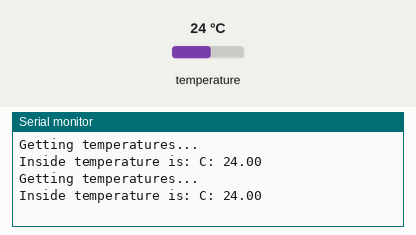
Simulated run of this sketch. Board: Arduino Uno, built with avr-gcc and run on an emulated ATmega328P. Parts: the last lines printed to the serial monitor. The test bench sets the inputs (shaded band); at power-on: temperature 24 °C.

Above: at 5.2 s.
5.3 s: temperature set to 12 °C
At 6.57 s:
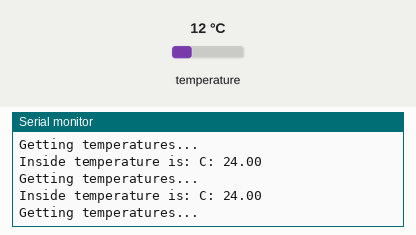
8.6 s: temperature set to 19 °C
At 10.3 s:
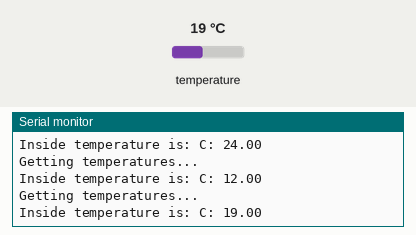
Timing chart, 0 to 11.8 s (numbered marks = the images above; inputs shaded):
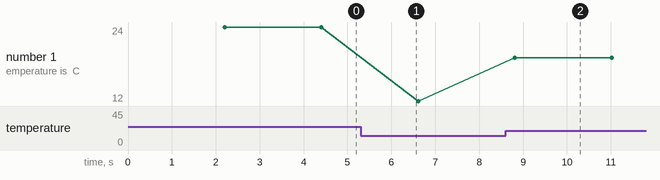

Measured:
- after the input at 8.6 s, the serial monitor: prints a new line after 0.21 s (image 2)
- plotted number 1: 24 → 12 after the input at 5.3 s, 12 → 19 after the input at 8.6 s

The sketch:

DS18S20-Temp_Serial.ino
```cpp
// This Arduino sketch reads DS18B20 family of "1-Wire" digital temperature sensors.
// Tutorial:
// http://www.hacktronics.com/Tutorials/arduino-1-wire-tutorial.html

//http://datasheets.maximintegrated.com/en/ds/DS18S20.pdf
//http://datasheets.maximintegrated.com/en/ds/DS18B20.pdf

#include <OneWire.h>
#include <DallasTemperature.h>

// Assign the addresses of your 1-Wire temp sensors.
// See the tutorial on how to obtain these addresses:
// http://www.hacktronics.com/Tutorials/arduino-1-wire-address-finder.html

DeviceAddress insideThermometer = { 0x10, 0x44, 0x6A, 0x16, 0x03, 0x08, 0x00, 0x5D };

// Hookup guide
// DS18S20 Pin 1 > GND
// DS18S20 Pin 2 > Arduino Pin 2
// DS18S20 Pin 3 > 5v
// 4.7K resistor between DS18S20 Pin 2 & DS18S20 Pin 3


// Data wire is plugged into pin 3 on the Arduino
#define ONE_WIRE_BUS 2

// Setup a oneWire instance to communicate with any OneWire devices
OneWire oneWire(ONE_WIRE_BUS);

// Pass our oneWire reference to Dallas Temperature.
DallasTemperature sensors(&oneWire);


void setup(void)
{
  // start serial port
  Serial.begin(9600);
  // Start up the library
  sensors.begin();
  // set the resolution to 10 bit (good enough?)
  sensors.setResolution(insideThermometer, 10);
}

void printTemperature(DeviceAddress deviceAddress)
{
  float tempC = sensors.getTempC(deviceAddress);
  if (tempC == -127.00) {
    Serial.print("Error getting temperature");
  } else {
    Serial.print("C: ");
    Serial.print(tempC);
  }
}

void loop(void)
{
  delay(2000);
  Serial.print("Getting temperatures...\n\r");
  sensors.requestTemperatures();

  Serial.print("Inside temperature is: ");
  printTemperature(insideThermometer);
  Serial.print("\n\r");

}
```
